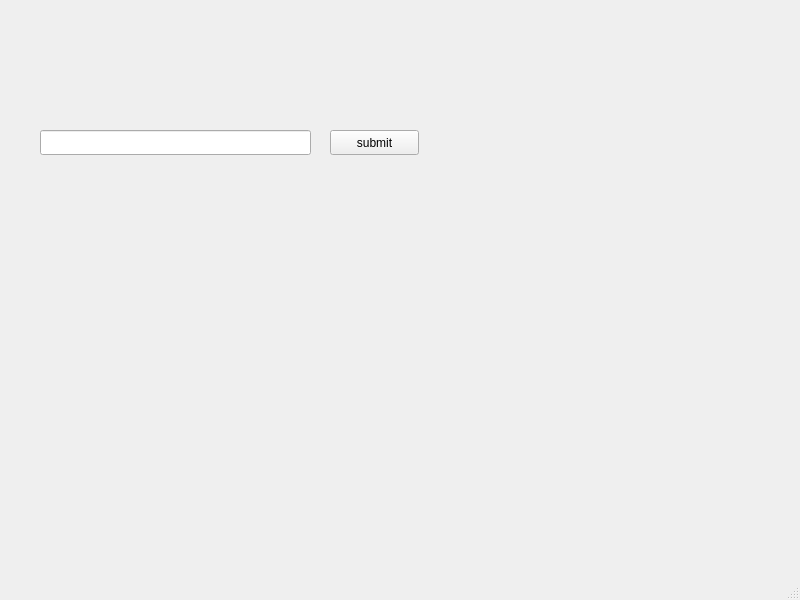
<?xml version="1.0" encoding="UTF-8"?>
<ui version="4.0">
 <class>MainWindow</class>
 <widget class="QMainWindow" name="MainWindow">
  <property name="geometry">
   <rect>
    <x>0</x>
    <y>0</y>
    <width>800</width>
    <height>600</height>
   </rect>
  </property>
  <property name="windowTitle">
   <string>MainWindow</string>
  </property>
  <widget class="QWidget" name="centralwidget">
   <widget class="QLineEdit" name="lineEdit">
    <property name="geometry">
     <rect>
      <x>40</x>
      <y>130</y>
      <width>271</width>
      <height>25</height>
     </rect>
    </property>
   </widget>
   <widget class="QPushButton" name="pushButton">
    <property name="geometry">
     <rect>
      <x>330</x>
      <y>130</y>
      <width>89</width>
      <height>25</height>
     </rect>
    </property>
    <property name="text">
     <string>submit</string>
    </property>
   </widget>
  </widget>
  <widget class="QMenuBar" name="menubar">
   <property name="geometry">
    <rect>
     <x>0</x>
     <y>0</y>
     <width>800</width>
     <height>22</height>
    </rect>
   </property>
  </widget>
  <widget class="QStatusBar" name="statusbar"/>
 </widget>
 <resources/>
 <connections/>
</ui>
